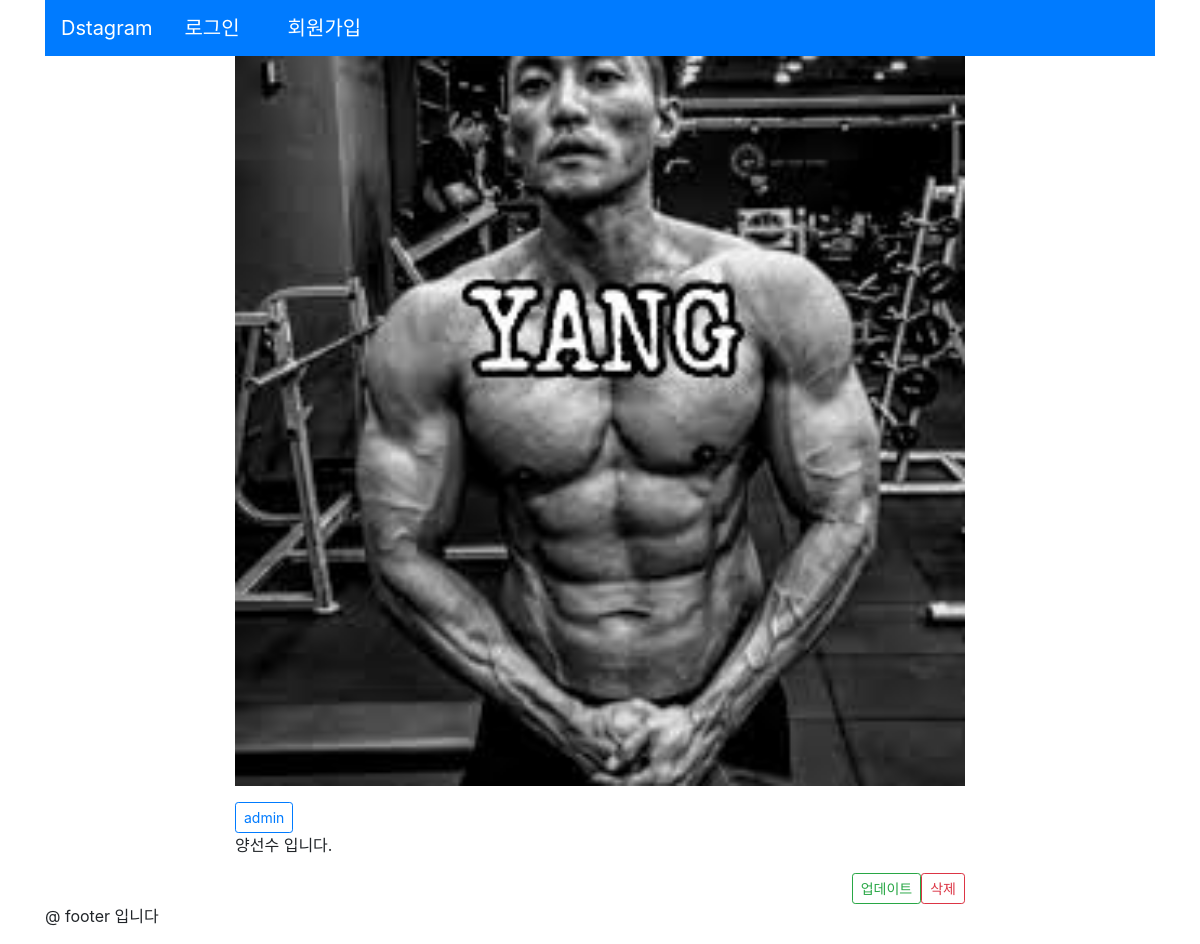
/detail/4/, run on the app's committed database.
### photo/models.py (models this page shows, shortened)
class Photo(models.Model):
    author = models.ForeignKey(User, on_delete= models.CASCADE, related_name='user_photo')
    photo = models.ImageField(upload_to="photo/%Y%m%d", default='photos/no_image.png')
    text = models.TextField(max_length=5000)
    created = models.DateTimeField(auto_now_add=True)  # 글 작성 일을 저장하기 위한 날짜시간 필드, auto_now_add 옵션을 설정하면 객체가 추가될 때 자동으로 값을 설정
    updated = models.DateTimeField(auto_now=True)    # 글 수정일을 저장하기 위한 날자시간 필드 auto_now 옵션을 설정하면 객체가 수정될 때마다 자동으로 값을 설정합니다.
    class Mata:
        ordering = ['-updated'] # 업데이트 된 시간의 내림차순으로 정렬

### photo/templates/photo/detail.html (shortened to what this page needs)
{% extends 'base.html'%}
{% block content %}
    <div class="row">
        <div class="col-md-2"></div>
        <div class="col-md-8 panel panel-default">
            <p><img src="{{object.photo.url}}" alt="" style="width:100%;"></p>
            <button type="button" class="btn btn-outline-primary btn-sm">
                {{ object.author.username }}
            </button>
            <p>{{ object.text|linebreaksbr }}</p>
            <a href="{% url 'photo:photo_delete' pk=object.id %}" class="btn btn-outline-danger btn-sm float-right">삭제</a>
            <a href="{% url 'photo:photo_update' pk=object.id %}" class="btn btn-outline-success btn-sm float-right">업데이트</a>
        </div>
        <div class="col-md-2"></div>
    </div>
{% endblock %}

### data on the page
Photo: photo (picture), author.username "admin", text "양선수 입니다."
